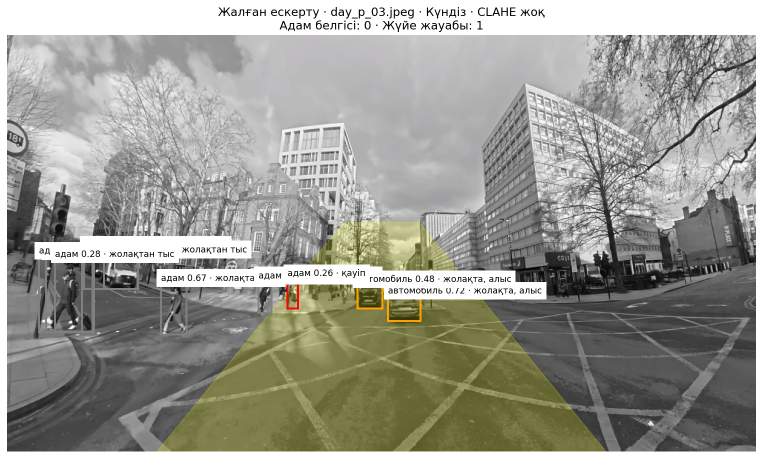
#> input picture error_case.png, 1525 x 917 px (shown at 1/2 size)
$ python -i detector.py   (imports and definitions only)
#> lines starting #> are read from the running program, lines starting #| are printed output that depends on the picture
#> further down, picture is the input picture: shape (917, 1525, 3); mean B, G, R 145.6, 153.7, 153.9
from functools import lru_cache
from pathlib import Path

import cv2
from ultralytics import YOLO


# Жобаға қажетті адамдарды, көліктерді және жануарларды ғана анықтаймыз.
TARGET_LABELS = {
    "person", "bicycle", "car", "motorcycle", "bus",
    "truck", "dog", "horse", "sheep", "cow",
}


# [6 lines left out: function get_model, not called in this run]


def enhance(frame):
    """LAB кескінінің жарықтық арнасын ғана жақсартып, BGR пішіміне қайтарады."""
    lab = cv2.cvtColor(frame, cv2.COLOR_BGR2LAB)
#> lab: shape (917, 1525, 3); mean of channels 0, 1, 2 159.4, 126.8, 132.5
    lightness, a, b = cv2.split(lab)
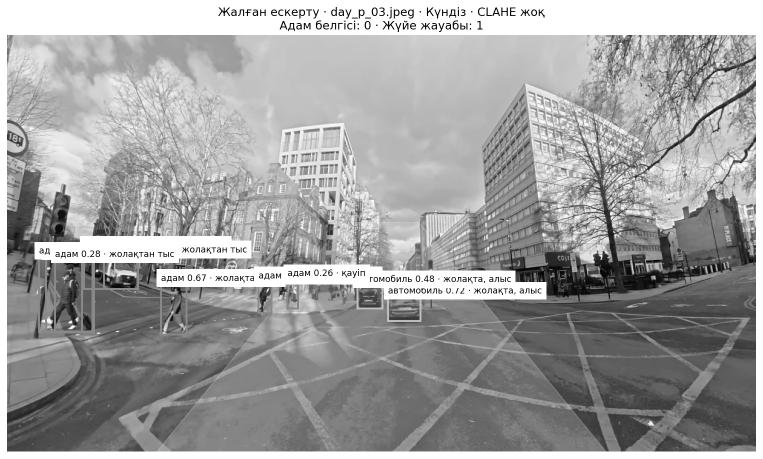
#> lightness: shape (917, 1525) (shown at 1/2 size); min 0, max 255, mean 159.4
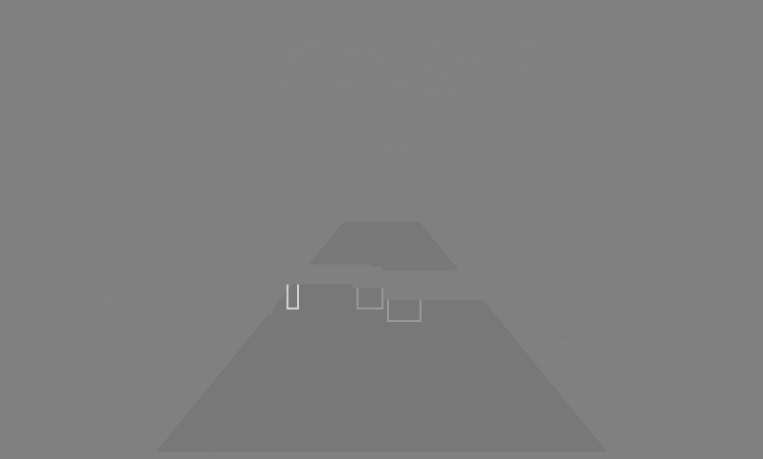
#> a: shape (917, 1525) (shown at 1/2 size); min 115, max 208, mean 126.8
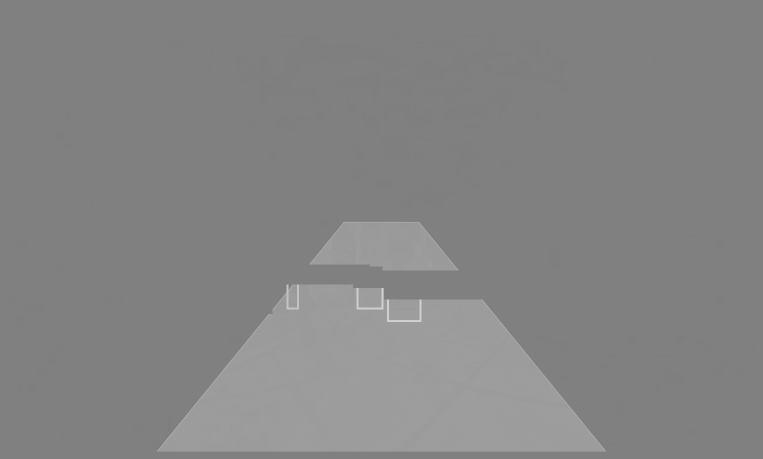
#> b: shape (917, 1525) (shown at 1/2 size); min 125, max 207, mean 132.5

    clahe = cv2.createCLAHE(
        clipLimit=2.0,
        tileGridSize=(8, 8),
    )
    improved = clahe.apply(lightness)
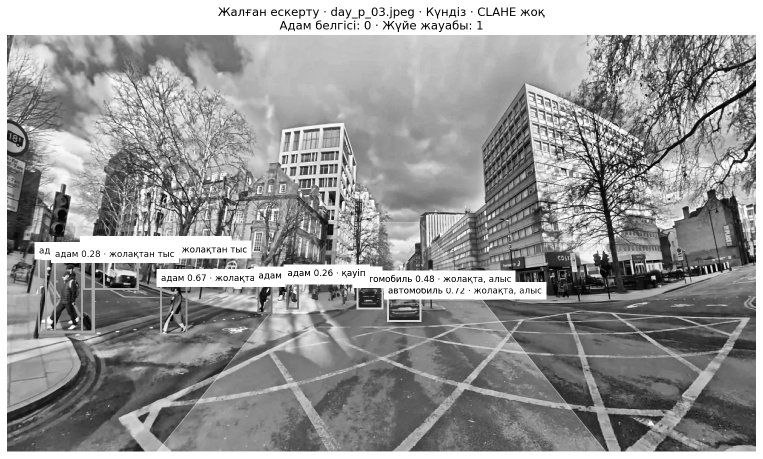
#> improved: shape (917, 1525) (shown at 1/2 size); min 0, max 255, mean 150.9

    merged = cv2.merge((improved, a, b))
#> merged: shape (917, 1525, 3); mean of channels 0, 1, 2 150.9, 126.8, 132.5
    return cv2.cvtColor(merged, cv2.COLOR_LAB2BGR)
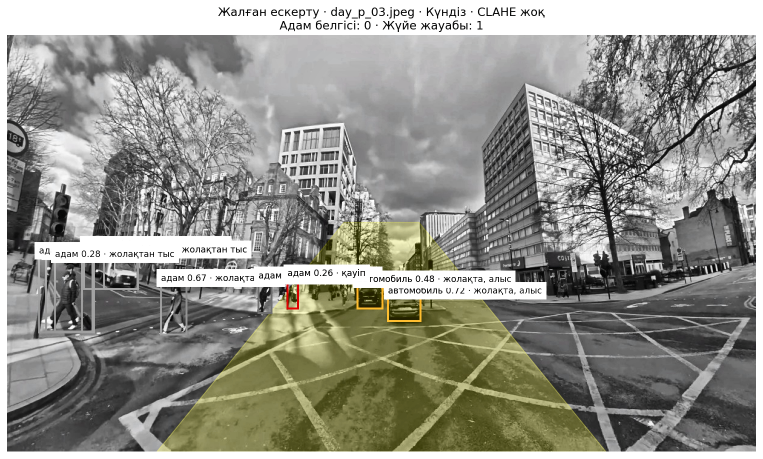
#> returned value: shape (917, 1525, 3) (shown at 1/2 size); mean B, G, R 137.5, 145.6, 145.8


# [42 lines left out: function detect, not called in this run]

>>> import cv2
>>> picture = cv2.imread('../error_case.png')
>>> result = enhance(picture)
